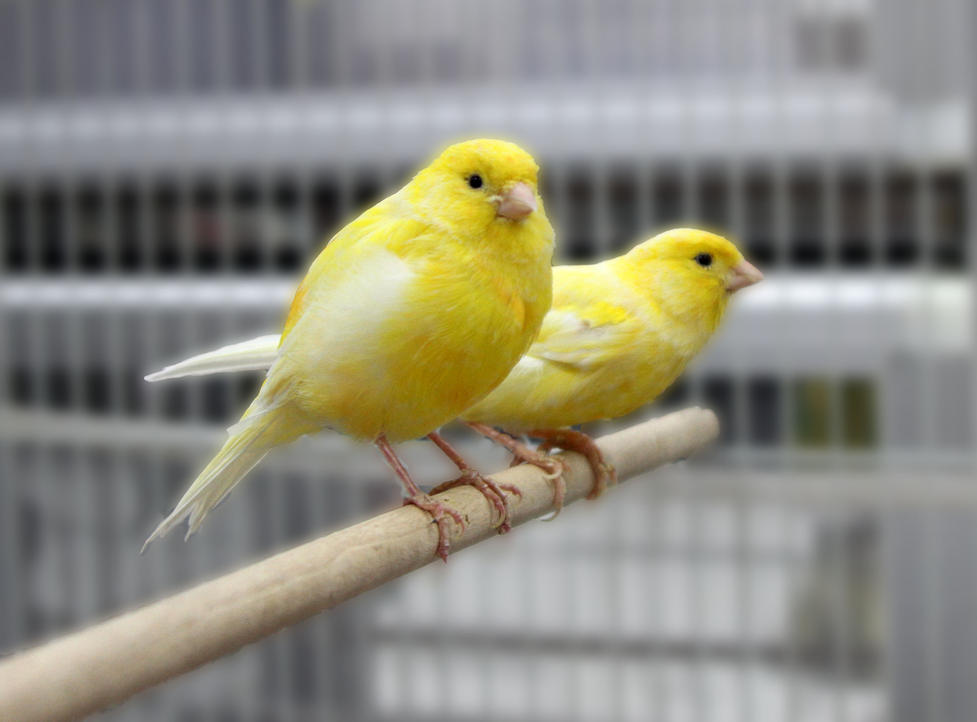
#> input picture final/birds.png, 977 x 722 px, shrunk from 2880 x 2130 before the run, found by its file name
$ python detection.py
#> lines starting #> are read from the running program, lines starting #| are printed output that depends on the picture
import numpy as np
import imageio

if __name__ == "__main__":
    img = imageio.imread("final\\birds.png")
#> img is the input picture: shape (722, 977, 4); mean R, G, B, A 141.7, 139.5, 125.9, 255
    height, width, channels = img.shape
#> height = 722; width = 977; channels = 4
    print ("Height:", height, "Width:", width, "Number of Channels:", channels)
#| Height: 722 Width: 977 Number of Channels: 4

    for r in range(height):
        for c in range(width):
        	for channel in range(0, 4):
        		if (img[r, c][channel] % 2 == 1):
        			img[r, c][channel] = 128
        		else:
        			img[r, c][channel] = 0
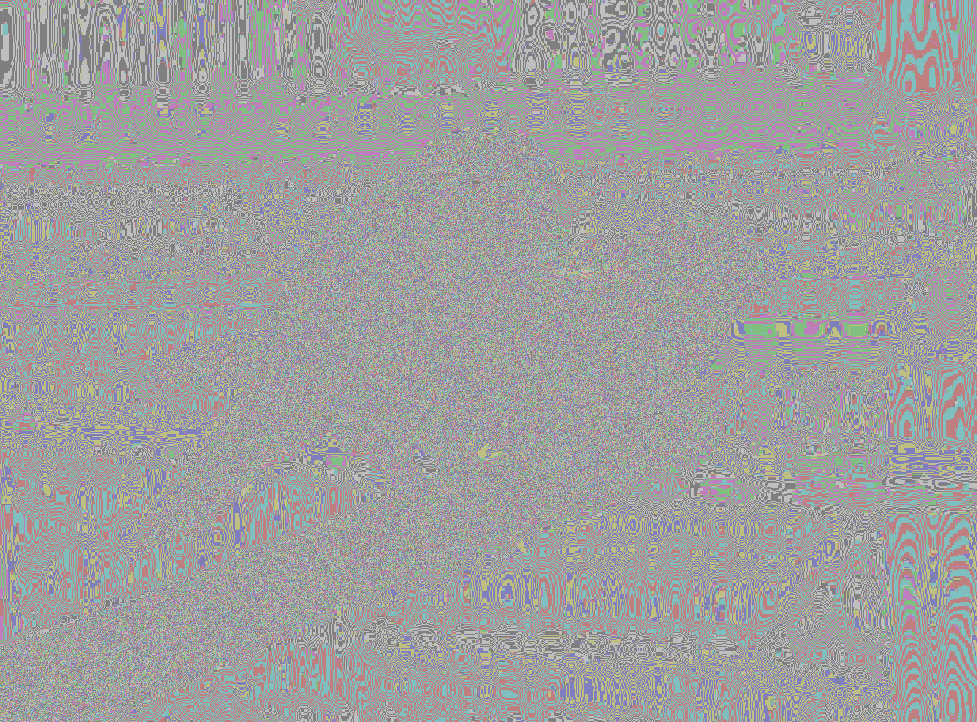
#> img: shape (722, 977, 4); mean R, G, B, A 64, 64, 64, 128; transparent parts drawn white

    imageio.imwrite("TestOut.png", img)
